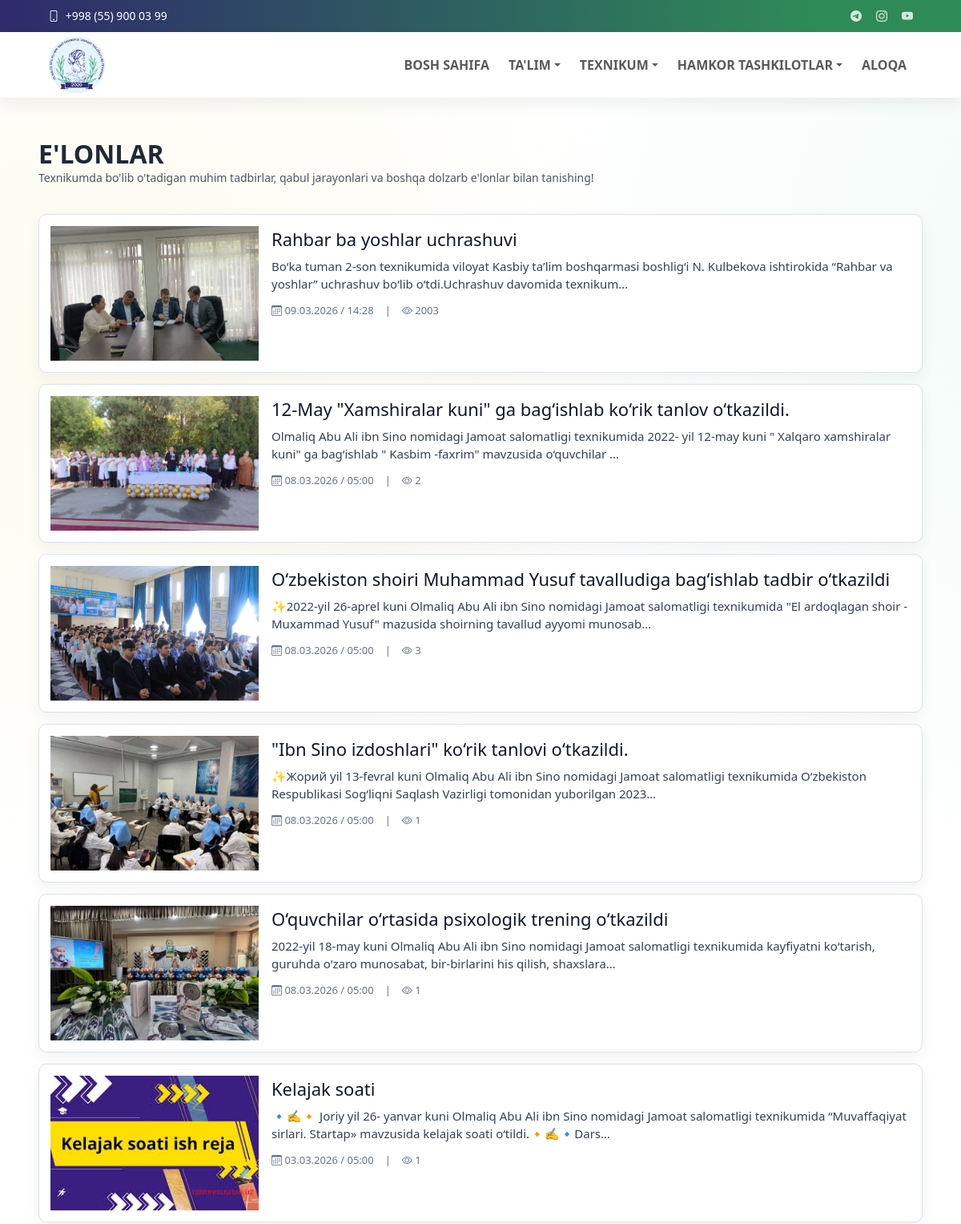
/elonlar/ (upper part), run on an earlier commit of the app's database.
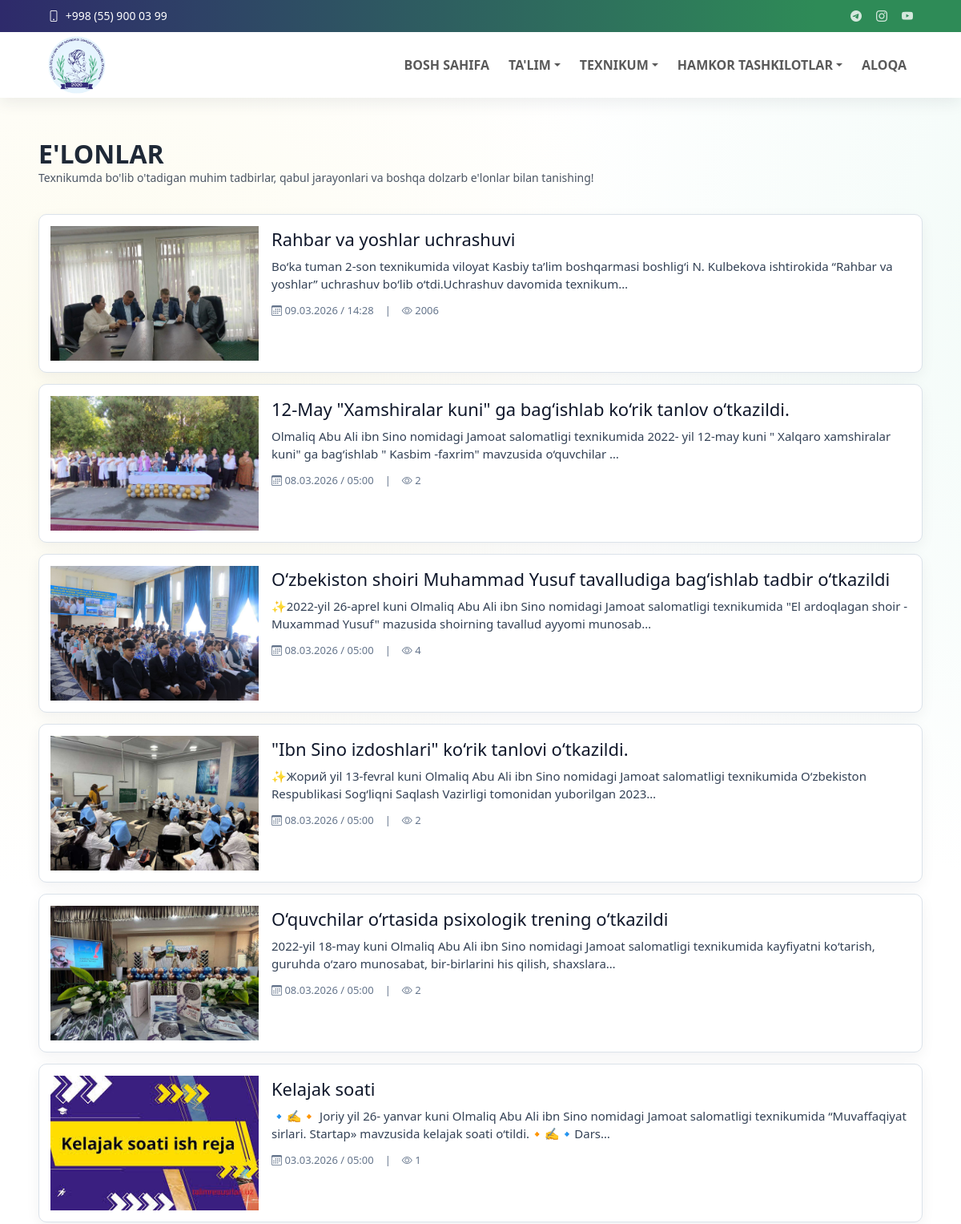
And on a later commit of the database.
### core/models.py (models this page shows, shortened)
class Announcement(models.Model):
    title = models.CharField(max_length=220)
    content = models.TextField()
    image = models.ImageField(upload_to='announcements/', blank=True, null=True)
    author = models.CharField("Tayyorlagan", max_length=150, blank=False)
    published_at = models.DateTimeField(default=timezone.now)
    views_count = models.PositiveIntegerField(default=0)
    is_active = models.BooleanField(default=True)
    created_at = models.DateTimeField(auto_now_add=True)
    class Meta:
        ordering = ['-published_at', '-created_at']
        verbose_name = "E'lon"
        verbose_name_plural = "E'lonlar"

### core/views.py (the view)
# urls.py: path("elonlar/", views.announcements_list, name='announcements_list'),
def announcements_list(request):
    announcements = Announcement.objects.filter(is_active=True).order_by('-published_at', '-created_at')
    return render(request, 'core/announcement_list.html', {'announcements': announcements})

### core/context_processors.py (called while the page is built)
def menu_context(request):
    menu_items = (
        Menu.objects.filter(parent__isnull=True, is_active=True)
        .prefetch_related('children')
        .order_by('order', 'id')
    )
    topbar = TopbarSettings.objects.filter(is_active=True).first()
    return {
        'menu_items': menu_items,
        'topbar_settings': topbar,
    }

### core/templates/core/announcement_list.html (shortened to what this page needs)
{% extends 'base.html' %}
{% block content %}
<section>
    <div class="news-list-directions__head">
        <h2>E'lonlar</h2>
        <p>Texnikumda bo'lib o'tadigan muhim tadbirlar, qabul jarayonlari va boshqa dolzarb e'lonlar bilan tanishing!</p>
    </div>
    <div class="news-list-grid js-load-more-list" data-batch-size="10">
        {% for item in announcements %}
            <a class="news-list-card js-load-item" href="{% url 'core:announcement_detail' item.pk %}">
                {% if item.image %}
                    <img class="news-list-card__image" src="{{ item.image.url }}" alt="{{ item.title }}">
                {% else %}
                    <div class="news-list-card__image news-list-card__image--empty">
                        <span>Rasm mavjud emas</span>
                    </div>
                {% endif %}
                <div class="news-list-card__body">
                    <h3>{{ item.title }}</h3>
                    <p>{{ item.content|striptags|truncatechars:170 }}</p>
                    <div class="news-list-card__meta">
                        <span>
                            <i class="bi bi-calendar3"></i>
                            <span>{{ item.published_at|date:"d.m.Y / H:i" }}</span>
                        </span>
                        <span>|</span>
                        <span>
                            <i class="bi bi-eye"></i>
                            <span>{{ item.views_count }}</span>
                        </span>
                    </div>
                </div>
            </a>
        {% empty %}
            <p class="news-list-empty">E'lonlar mavjud emas.</p>
        {% endfor %}
    </div>
</section>
{% endblock %}

What changed in the data, as far as the page shows it:
changed Announcement: title "Rahbar ba yoshlar uchrashuvi" → "Rahbar va yoshlar uchrashuvi"; views_count "2003" → "2006"
changed Announcement "O‘zbekiston shoiri Muhammad Yusuf tavalludiga bag‘ishlab tadbir o‘tkazildi": views_count "3" → "4"
changed Announcement "\"Ibn Sino izdoshlari\" ko‘rik tanlovi o‘tkazildi.": views_count "1" → "2"
changed Announcement "O‘quvchilar o‘rtasida psixologik trening o‘tkazildi": views_count "1" → "2"
